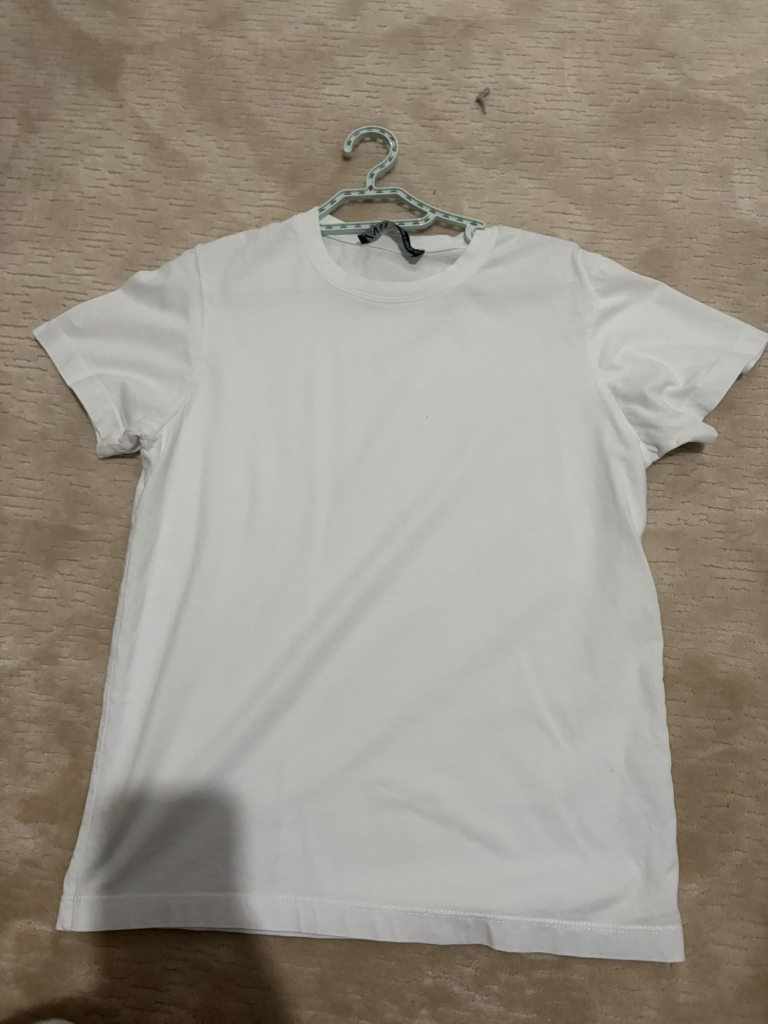
#> input picture backend/tests/golden/kiyafet1.jpg, 1536 x 2048 px (shown at 1/2 size)
$ python -i preprocessing.py   (imports and definitions only)
#> lines starting #> are read from the running program, lines starting #| are printed output that depends on the picture; after the words box and inside, x2 and y2 are one past the last pixel; in counts of white or black regions, pixels touching at a corner belong together
"""Görsel ön işleme. Model SABİT; P1'de (kiyafet_dene.py) nasıl yapıldıysa BİREBİR aynısı.

Akış: görsel → uzun kenar 800 px → GrabCut maske → beyaz zeminli kare crop (224) → JPEG turu
Model girdisi: (1, 224, 224, 3) float32, RGB, 0–255 (EfficientNetV2B0 normalizasyonu kendi içinde yapar).
"""

import io

import cv2
import numpy as np
import simplejpeg
from PIL import Image, ImageOps, UnidentifiedImageError

from config import ACCEPTED_IMAGE_FORMATS, IMAGE_SIZE, MAX_IMAGE_PIXELS, MAX_SIDE


class InvalidImageError(ValueError):
    """Görsel okunamadı / bozuk / izin verilmeyen türde."""


class GarmentNotFoundError(ValueError):
    """GrabCut fotoğrafta kıyafet bulamadı."""


def load_image(data: bytes) -> Image.Image:
    """Byte'ları Pillow görseline çevirir, EXIF yönünü düzeltir, RGB yapar."""
    try:
        image = Image.open(io.BytesIO(data))  # sadece başlığı okur; pikseller henüz açılmadı
    except (UnidentifiedImageError, OSError, Image.DecompressionBombError) as exc:
        raise InvalidImageError("Görsel okunamadı") from exc

    # Content-Type başlığı istemciden gelir, güvenilmez; gerçek dosya biçimine bak.
    if image.format not in ACCEPTED_IMAGE_FORMATS:
        raise InvalidImageError(f"Desteklenmeyen biçim: {image.format}")

    # Küçük bir dosya devasa boyutlu bir görsel olabilir ("decompression bomb").
    # Pikselleri açmadan önce boyutu kontrol et; yoksa yüzlerce MB RAM harcanır.
    width, height = image.size
    if width * height > MAX_IMAGE_PIXELS:
        raise InvalidImageError(f"Görsel çok büyük: {width}x{height}")

    try:
        image.load()
    except (OSError, Image.DecompressionBombError) as exc:
        raise InvalidImageError("Görsel okunamadı") from exc

    image = ImageOps.exif_transpose(image)  # telefon fotoğrafları yan dönmesin
    return image.convert("RGB")


def shrink(image: Image.Image) -> np.ndarray:
    """Uzun kenarı MAX_SIDE'a indirir (büyütmez). RGB uint8 numpy dizisi döner."""
    img = np.asarray(image)
    scale = MAX_SIDE / max(img.shape[:2])
    if scale < 1:
        img = cv2.resize(img, None, fx=scale, fy=scale, interpolation=cv2.INTER_AREA)
    return img


# ---- P1 kiyafet_dene.py'den BİREBİR alındı (garment_mask, make_crop). Değiştirme. ----
def garment_mask(img: np.ndarray) -> np.ndarray:
    # GrabCut: kenardan %5 içerideki dikdörtgenin içinde kıyafeti arka plandan ayırır
    h, w = img.shape[:2]
    rect = (int(w * 0.05), int(h * 0.05), int(w * 0.90), int(h * 0.90))
    gc = np.zeros((h, w), np.uint8)
    bgd, fgd = np.zeros((1, 65), np.float64), np.zeros((1, 65), np.float64)
    cv2.grabCut(img, gc, rect, bgd, fgd, 5, cv2.GC_INIT_WITH_RECT)
    return np.isin(gc, [cv2.GC_FGD, cv2.GC_PR_FGD]).astype(np.uint8)  # 1 = kıyafet, 0 = arka plan


def make_crop(img, mask, codes, pad_ratio=0.08, size=224):
    part = np.isin(mask, codes)  # bu parçaya ait pikseller True
    if part.sum() < 50:  # parça yok ya da birkaç piksellik gürültü
        return None
    ys, xs = np.where(part)
    y1, y2, x1, x2 = ys.min(), ys.max(), xs.min(), xs.max()  # bounding box
    pad_y, pad_x = int((y2 - y1) * pad_ratio), int((x2 - x1) * pad_ratio)
    y1, y2 = max(0, y1 - pad_y), min(mask.shape[0], y2 + 1 + pad_y)
    x1, x2 = max(0, x1 - pad_x), min(mask.shape[1], x2 + 1 + pad_x)
    clean = img.copy()
    clean[~part] = 255  # kıyafet olmayan pikseller beyaz
    crop = clean[y1:y2, x1:x2]
    h, w = crop.shape[:2]
    s = max(h, w)
    square = np.full((s, s, 3), 255, np.uint8)  # beyaz kare tuval
    top, left = (s - h) // 2, (s - w) // 2
    square[top : top + h, left : left + w] = crop
    return cv2.resize(square, (size, size), interpolation=cv2.INTER_AREA)


def jpeg_roundtrip(crop: np.ndarray) -> np.ndarray:
    """Eğitim crop'ları JPEG olarak saklanmıştı; model aynı sıkıştırma izlerini görsün (P1 ile aynı kodlayıcı/çözücü).

    P1 çözücüsü tf.io.decode_jpeg'dir ve varsayılanı hızlı DCT'dir (INTEGER_FAST). simplejpeg fastdct=True ile
    aynı libjpeg-turbo yolunu kullanır: 0 piksel fark (OpenCV/Pillow ise 21'e kadar farklı). TensorFlow gerekmez.
    """
    _, buf = cv2.imencode(".jpg", cv2.cvtColor(crop, cv2.COLOR_RGB2BGR))
    return simplejpeg.decode_jpeg(buf.tobytes(), colorspace="RGB", fastdct=True, fastupsample=False)


def to_model_input(crop: np.ndarray) -> np.ndarray:
    """(1, 224, 224, 3) float32, 0–255 aralığında."""
    return crop[None].astype("float32")


def prepare(image: Image.Image) -> tuple[np.ndarray, np.ndarray, np.ndarray]:
    """Tüm ön işleme. Döner: (küçültülmüş RGB görsel, kıyafet maskesi, model girdisi).

    Maske hem crop hem renk analizi için kullanılır; GrabCut (yavaş adım) sadece bir kez çalışır.
    """
    img = shrink(image)
    # GrabCut OpenCV'nin RNG'sini kullanır ve durum çağrıdan çağrıya taşınır: aynı fotoğraf, önceki isteklere göre
    # farklı maske verebilir. P1'de (kiyafet_dene.py) her çalıştırma taze süreçtir; seed 0 o taze durumla aynıdır.
    cv2.setRNGSeed(0)  # RNG thread'e özeldir; GrabCut ile aynı thread'de, hemen önce çağrılır
    try:
        mask = garment_mask(img)
    except cv2.error as exc:  # ör. çok küçük ya da tek renk görselde GrabCut model kuramaz
        raise GarmentNotFoundError("Kıyafet bulunamadı") from exc
    crop = make_crop(img, mask, [1], size=IMAGE_SIZE[0])
    if crop is None:
        raise GarmentNotFoundError("Kıyafet bulunamadı")
    return img, mask, to_model_input(jpeg_roundtrip(crop))

>>> import cv2
>>> picture = cv2.cvtColor(cv2.imread('tests/golden/kiyafet1.jpg'), cv2.COLOR_BGR2RGB)
>>> result = prepare(picture)
#> in shrink, `img = cv2.resize(img, None, fx=scale, fy=scale, interpolation=cv2.INTE..`:
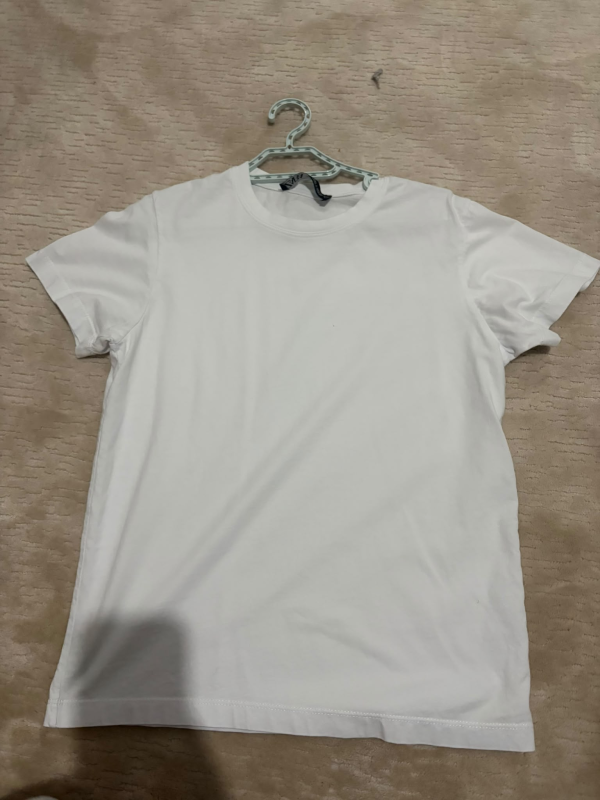
#> img: shape (800, 600, 3); mean R, G, B 153.6, 146.8, 135.5
#> in prepare, `mask = garment_mask(img)`:
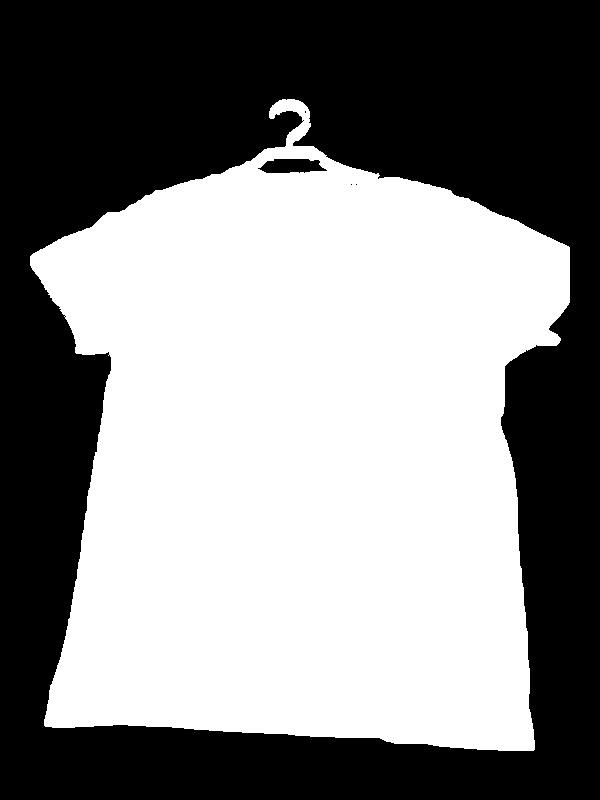
#> mask: shape (800, 600); values 0 (black) and 1 (white), 52.5% white; 5 black regions (3 under 20 px), largest, box (x1, y1, x2, y2) and area: (0, 0, 600, 800) 227302, (258, 159, 327, 173) 738
#> in make_crop, `y1, y2, x1, x2 = ys.min(), ys.max(), xs.min(), xs.max()`: y1 = 99; y2 = 750; x1 = 30; x2 = 569
#> in make_crop, `pad_y, pad_x = int((y2 - y1) * pad_ratio), int((x2 - x1) * pad_ratio)`: pad_y = 52; pad_x = 43
#> in make_crop, `y1, y2 = max(0, y1 - pad_y), min(mask.shape[0], y2 + 1 + pad_y)`: y1 = 47; y2 = 800
#> in make_crop, `x1, x2 = max(0, x1 - pad_x), min(mask.shape[1], x2 + 1 + pad_x)`: x1 = 0; x2 = 600
#> in make_crop, `clean[~part] = 255`:
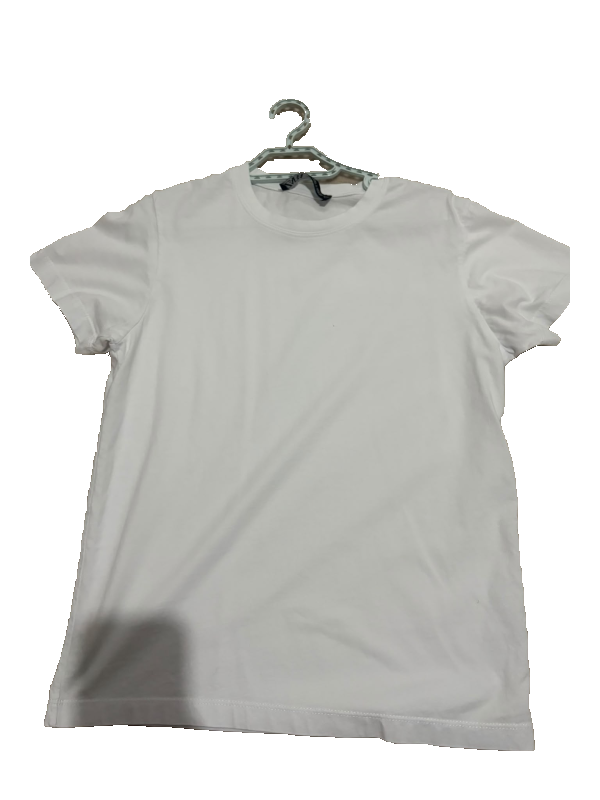
#> clean: shape (800, 600, 3); mean R, G, B 213.4, 213.6, 210.9
#> in make_crop, `crop = clean[y1:y2, x1:x2]`:
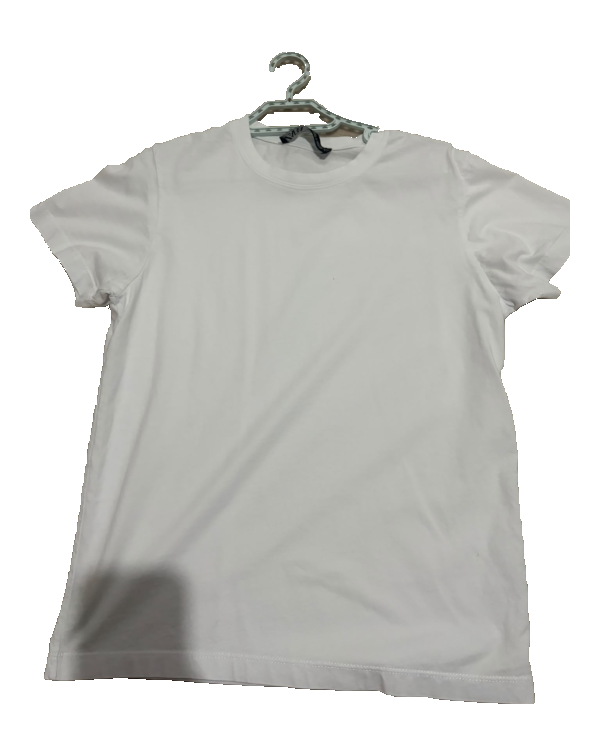
#> crop: shape (753, 600, 3); mean R, G, B 210.8, 211, 208.2
#> in make_crop, `square[top : top + h, left : left + w] = crop`:
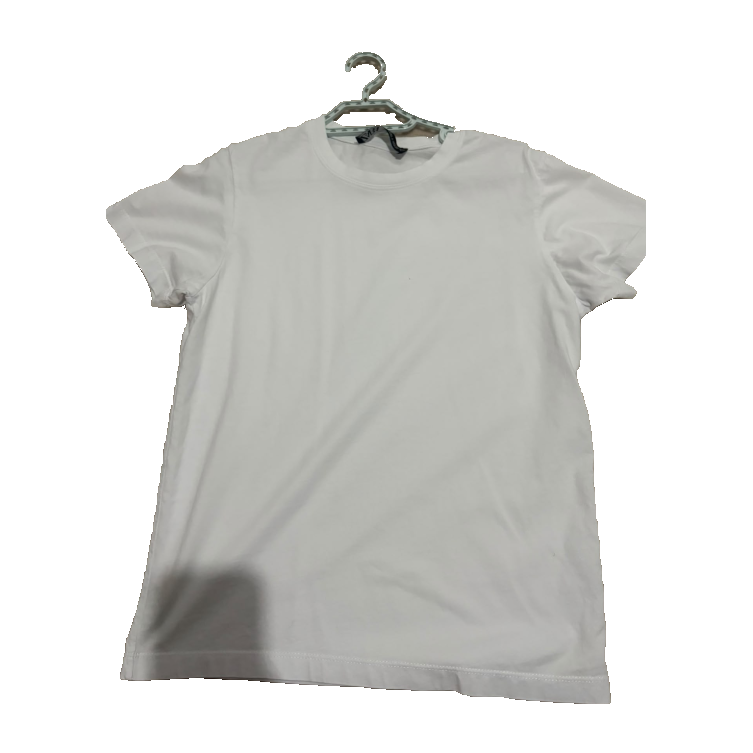
#> square: shape (753, 753, 3); mean R, G, B 219.8, 220, 217.7
#> in jpeg_roundtrip, `_, buf = cv2.imencode(".jpg", cv2.cvtColor(crop, cv2.COLOR_RGB2BGR))`: buf = 8002 values, max 255 at index 0, min 0 at index 4, mean 123.2
#> (the run stopped early here; a loop or call above may not have finished)
